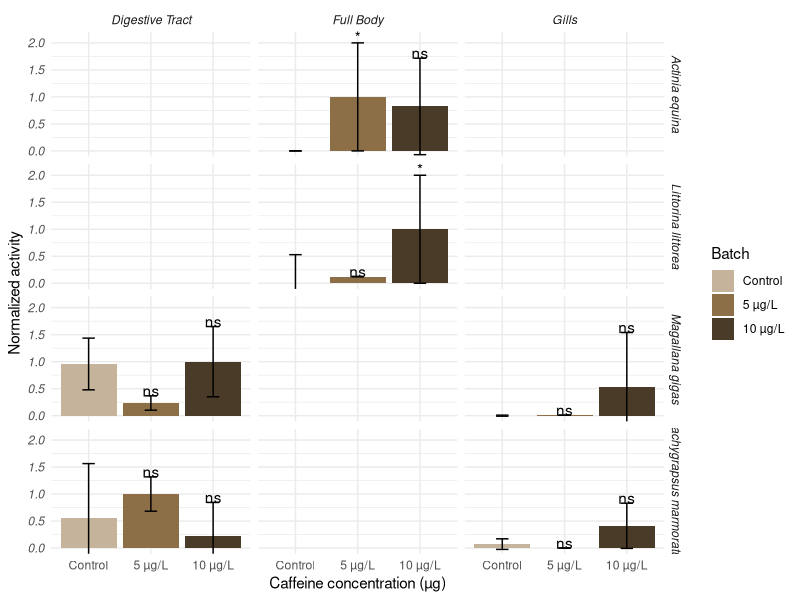
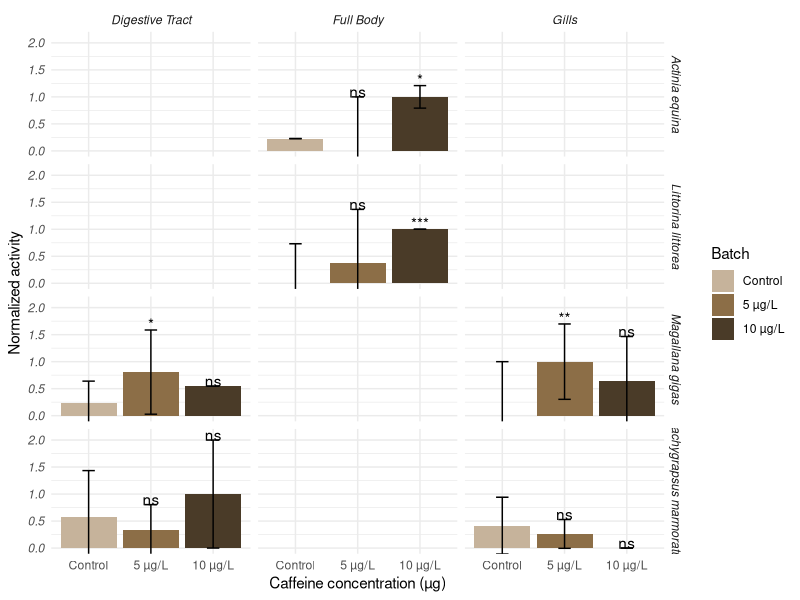
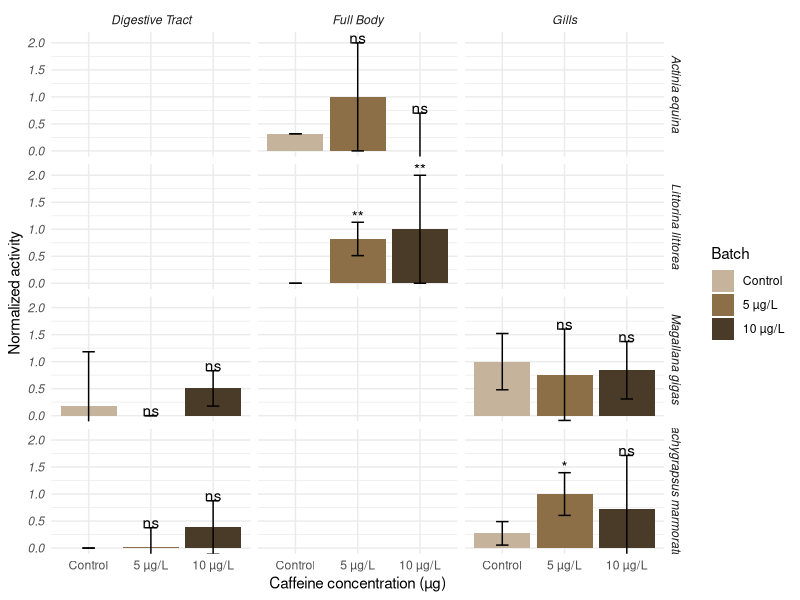
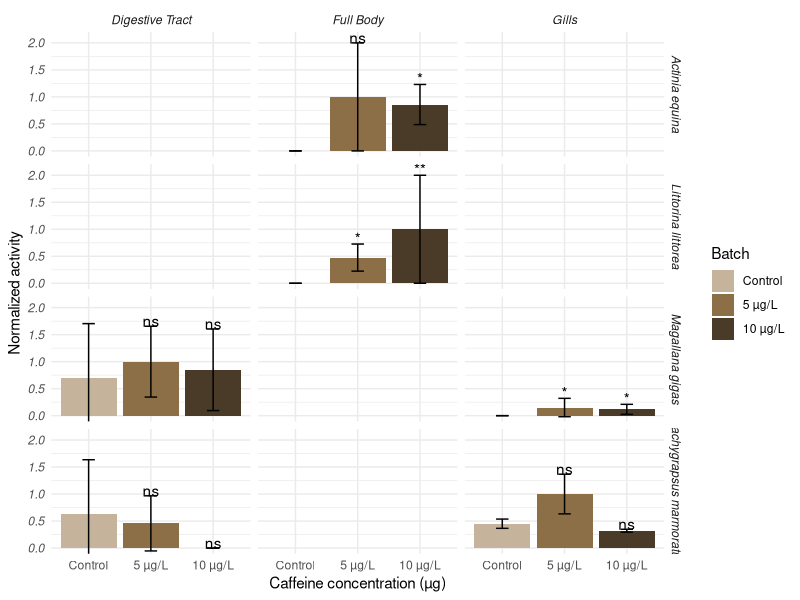
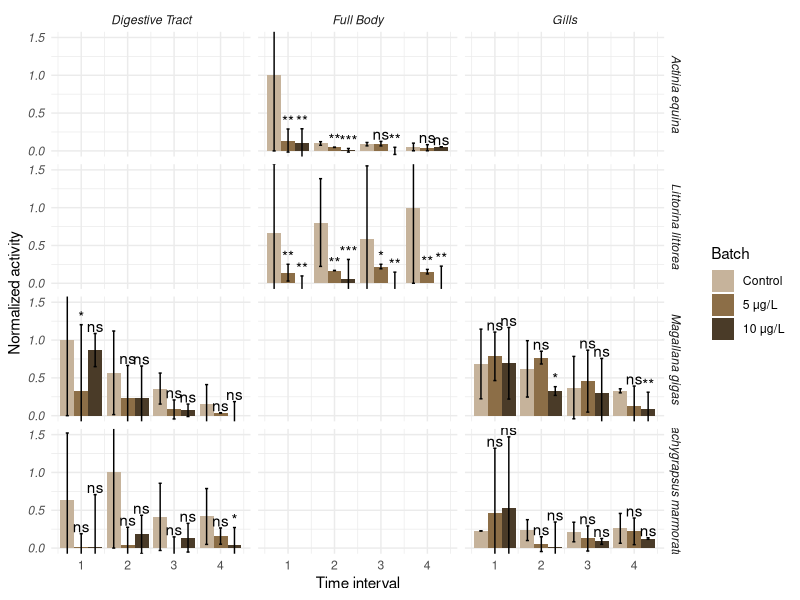

Source code (R) for these figures, in order:
## ---- chunk 1
knitr::opts_chunk$set(warning = FALSE, message = FALSE)
## ---- chunk 2
# Load the required packages
library(tidyverse)
library(ggplot2)
library(broom)
library(knitr)
library(readr)
library(ggpubr)
## ---- chunk 3
# Read the dataset
data <- read_csv("CAT.csv")

data_filtered <- data %>%
  filter(species %in% c("Pachygrapsus_marmoratus", "Magallana_gigas", "Littorina_littorea", "Actinia_equina"))

# Group values by batch, Species, tissues
# Then, calculate the mean value and standard deviation for each group

data_grouped <- data_filtered %>%
  group_by(batch, species, tissues) %>%
  summarise(mean_value = mean(CAT, na.rm = TRUE), 
            sd_value = sd(CAT, na.rm = TRUE), 
            .groups = "drop")

# Normalize mean_value and sd_value between 0 and 1 grouped by species.
data_grouped <- data_grouped %>%
  group_by(species) %>%
  mutate(normalized_value = (mean_value - min(mean_value, na.rm = TRUE)) / 
           (max(mean_value, na.rm = TRUE) - min(mean_value, na.rm = TRUE)),
         normalized_sd = (sd_value - min(sd_value, na.rm = TRUE)) / 
           (max(sd_value, na.rm = TRUE) - min(sd_value, na.rm = TRUE))) %>%
  ungroup()

# Perform Welch's t-test for each concentration against the control
test_results <- data %>%
  filter(batch != "ctrl") %>%
  group_by(batch, species, tissues) %>%
  summarise(test_result = if(n() >= 2) list(tidy(t.test(CAT, 
                                                        data[data$batch == "ctrl" & 
                                                               data$species == species & 
                                                               data$tissues == tissues, "CAT"], 
                                                        alternative = "two.sided"))) else NA, 
            .groups = "drop") %>%
  unnest(test_result)

# Join the datasets
data_final <- left_join(data_grouped, test_results, by = c("batch", "species", "tissues"))

# Function to convert p-values to asterisks
p_to_star <- function(p) {
  if (is.na(p)) return("")
  if (p < .001) return("***")
  if (p < .01) return("**")
  if (p < .05) return("*")
  return("ns")
}

# Apply the function to the p-values
data_final <- data_final %>%
  mutate(stars = sapply(p.value, p_to_star))

# Count the number of observations for each combination of species, tissue, batch
data_counts <- data %>%
  group_by(species, tissues, batch) %>%
  summarise(counts = n(), .groups = "drop")

# Define the colors
batch_colors <- c("ctrl" = "#C6B39B", "5ug/L" = "#8c6e47", "10ug/L" = "#4a3b28")
data_final$batch <- factor(data_final$batch, levels=c("ctrl", "5ug/L", "10ug/L"))

# New facet label names for species variable
supp.labs <- c("Pachygrapsus marmoratus", "Magallana gigas", "Littorina littorea", "Actinia equina")
names(supp.labs) <- c("Pachygrapsus_marmoratus", "Magallana_gigas", "Littorina_littorea", "Actinia_equina")

# Create the named vector for corrected tissue names
corrected_tissue_names <- c("gills" = "Gills", "digestive_tract" = "Digestive Tract", "full_body" = "Full Body")

# Create the plot
cat_plot <- ggplot(data_final, aes(x = batch, y = normalized_value, fill = factor(batch, levels=c("ctrl", "5ug/L", "10ug/L")))) + 
  geom_bar(stat = "identity", position = "dodge") +
  geom_errorbar(aes(ymin = normalized_value - normalized_sd, ymax = normalized_value + normalized_sd), width = 0.2, position = position_dodge(0.9)) +
  geom_text(aes(y = normalized_value + normalized_sd + 0.1, label = stars), vjust = 0.5, position = position_dodge(0.9)) +
  scale_fill_manual(values = batch_colors, name = "Batch", labels = c("Control", "5 µg/L", "10 µg/L")) +
  scale_x_discrete(labels = c("ctrl" = "Control", "5ug/L" = "5 µg/L", "10ug/L" = "10 µg/L")) +
  coord_cartesian(ylim = c(0, 2.1)) +
  facet_grid(species ~ tissues, labeller = labeller(
    species = as_labeller(supp.labs),
    tissues = as_labeller(corrected_tissue_names)  # Use the corrected tissue names here
  )) +
  labs(fill = "Batch", y = "Normalized activity", x = "Caffeine concentration (µg)") + # Update the y-axis label here
  theme_minimal() +
  theme(axis.title = element_text(face = "plain"),
        axis.text.y = element_text(face = "italic"),
        strip.text = element_text(face = "italic"))


# Select the necessary columns and print the table
data_final %>%
  filter(!(batch == "ctrl" & is.na(p.value))) %>%
  select(species, batch, tissues, mean_value, sd_value, p.value) %>%
  kable(format = "markdown")
## ---- chunk 4
# Display the plot
print(cat_plot)
## ---- chunk 5

# Read the dataset
data <- read_csv("MDA.csv")

data_filtered <- data %>%
  filter(species %in% c("Pachygrapsus_marmoratus", "Magallana_gigas", "Littorina_littorea", "Actinia_equina"))

# Group values by batch, Species, tissues
# Then, calculate the mean value and standard deviation for each group

data_grouped <- data_filtered %>%
  group_by(batch, species, tissues) %>%
  summarise(mean_value = mean(MDA, na.rm = TRUE), 
            sd_value = sd(MDA, na.rm = TRUE), 
            .groups = "drop")

# Normalize mean_value and sd_value between 0 and 1 grouped by species.
data_grouped <- data_grouped %>%
  group_by(species) %>%
  mutate(normalized_value = (mean_value - min(mean_value, na.rm = TRUE)) / 
           (max(mean_value, na.rm = TRUE) - min(mean_value, na.rm = TRUE)),
         normalized_sd = (sd_value - min(sd_value, na.rm = TRUE)) / 
           (max(sd_value, na.rm = TRUE) - min(sd_value, na.rm = TRUE))) %>%
  ungroup()

# Perform Welch's t-test for each concentration against the control
test_results <- data %>%
  filter(batch != "ctrl") %>%
  group_by(batch, species, tissues) %>%
  summarise(test_result = if(n() >= 2) list(tidy(t.test(MDA, 
                                                        data[data$batch == "ctrl" & 
                                                               data$species == species & 
                                                               data$tissues == tissues, "MDA"], 
                                                        alternative = "two.sided"))) else NA, 
            .groups = "drop") %>%
  unnest(test_result)

# Join the datasets
data_final <- left_join(data_grouped, test_results, by = c("batch", "species", "tissues"))

# Function to convert p-values to asterisks
p_to_star <- function(p) {
  if (is.na(p)) return("")
  if (p < .001) return("***")
  if (p < .01) return("**")
  if (p < .05) return("*")
  return("ns")
}

# Apply the function to the p-values
data_final <- data_final %>%
  mutate(stars = sapply(p.value, p_to_star))

# Count the number of observations for each combination of species, tissue, batch
data_counts <- data %>%
  group_by(species, tissues, batch) %>%
  summarise(counts = n(), .groups = "drop")

# Define the colors
batch_colors <- c("ctrl" = "#C6B39B", "5ug/L" = "#8c6e47", "10ug/L" = "#4a3b28")
data_final$batch <- factor(data_final$batch, levels=c("ctrl", "5ug/L", "10ug/L"))

# New facet label names for species variable
supp.labs <- c("Pachygrapsus marmoratus", "Magallana gigas", "Littorina littorea", "Actinia equina")
names(supp.labs) <- c("Pachygrapsus_marmoratus", "Magallana_gigas", "Littorina_littorea", "Actinia_equina")

# Create the named vector for corrected tissue names
corrected_tissue_names <- c("gills" = "Gills", "digestive_tract" = "Digestive Tract", "full_body" = "Full Body")

# Create the plot
mda_plot <- ggplot(data_final, aes(x = batch, y = normalized_value, fill = factor(batch, levels=c("ctrl", "5ug/L", "10ug/L")))) + 
  geom_bar(stat = "identity", position = "dodge") +
  geom_errorbar(aes(ymin = normalized_value - normalized_sd, ymax = normalized_value + normalized_sd), width = 0.2, position = position_dodge(0.9)) +
  geom_text(aes(y = normalized_value + normalized_sd + 0.1, label = stars), vjust = 0.5, position = position_dodge(0.9)) +
  scale_fill_manual(values = batch_colors, name = "Batch", labels = c("Control", "5 µg/L", "10 µg/L")) +
  scale_x_discrete(labels = c("ctrl" = "Control", "5ug/L" = "5 µg/L", "10ug/L" = "10 µg/L")) +
  coord_cartesian(ylim = c(0, 2.1)) +
  facet_grid(species ~ tissues, labeller = labeller(
    species = as_labeller(supp.labs),
    tissues = as_labeller(corrected_tissue_names)  # Use the corrected tissue names here
  )) +
  labs(fill = "Batch", y = "Normalized activity", x = "Caffeine concentration (µg)") + # Update the y-axis label here
  theme_minimal() +
  theme(axis.title = element_text(face = "plain"),
        axis.text.y = element_text(face = "italic"),
        strip.text = element_text(face = "italic"))


# Select the necessary columns and print the table
data_final %>%
  filter(!(batch == "ctrl" & is.na(p.value))) %>%
  select(species, batch, tissues, mean_value, sd_value, p.value) %>%
  kable(format = "markdown")
## ---- chunk 6
# Display the plot
print(mda_plot)
## ---- chunk 7

# Read the dataset
data <- read_csv("SOD.csv")

data_filtered <- data %>%
  filter(species %in% c("Pachygrapsus_marmoratus", "Magallana_gigas", "Littorina_littorea", "Actinia_equina"))

# Group values by batch, Species, tissues
# Then, calculate the mean value and standard deviation for each group

data_grouped <- data_filtered %>%
  group_by(batch, species, tissues) %>%
  summarise(mean_value = mean(SOD, na.rm = TRUE), 
            sd_value = sd(SOD, na.rm = TRUE), 
            .groups = "drop")

# Normalize mean_value and sd_value between 0 and 1 grouped by species.
data_grouped <- data_grouped %>%
  group_by(species) %>%
  mutate(normalized_value = (mean_value - min(mean_value, na.rm = TRUE)) / 
           (max(mean_value, na.rm = TRUE) - min(mean_value, na.rm = TRUE)),
         normalized_sd = (sd_value - min(sd_value, na.rm = TRUE)) / 
           (max(sd_value, na.rm = TRUE) - min(sd_value, na.rm = TRUE))) %>%
  ungroup()

# Perform Welch's t-test for each concentration against the control
test_results <- data %>%
  filter(batch != "ctrl") %>%
  group_by(batch, species, tissues) %>%
  summarise(test_result = if(n() >= 2) list(tidy(t.test(SOD, 
                                                        data[data$batch == "ctrl" & 
                                                               data$species == species & 
                                                               data$tissues == tissues, "SOD"], 
                                                        alternative = "two.sided"))) else NA, 
            .groups = "drop") %>%
  unnest(test_result)

# Join the datasets
data_final <- left_join(data_grouped, test_results, by = c("batch", "species", "tissues"))

# Function to convert p-values to asterisks
p_to_star <- function(p) {
  if (is.na(p)) return("")
  if (p < .001) return("***")
  if (p < .01) return("**")
  if (p < .05) return("*")
  return("ns")
}

# Apply the function to the p-values
data_final <- data_final %>%
  mutate(stars = sapply(p.value, p_to_star))

# Count the number of observations for each combination of species, tissue, batch
data_counts <- data %>%
  group_by(species, tissues, batch) %>%
  summarise(counts = n(), .groups = "drop")

# Define the colors
batch_colors <- c("ctrl" = "#C6B39B", "5ug/L" = "#8c6e47", "10ug/L" = "#4a3b28")
data_final$batch <- factor(data_final$batch, levels=c("ctrl", "5ug/L", "10ug/L"))

# New facet label names for species variable
supp.labs <- c("Pachygrapsus marmoratus", "Magallana gigas", "Littorina littorea", "Actinia equina")
names(supp.labs) <- c("Pachygrapsus_marmoratus", "Magallana_gigas", "Littorina_littorea", "Actinia_equina")

# Create the named vector for corrected tissue names
corrected_tissue_names <- c("gills" = "Gills", "digestive_tract" = "Digestive Tract", "full_body" = "Full Body")

# Create the plot
sod_plot <- ggplot(data_final, aes(x = batch, y = normalized_value, fill = factor(batch, levels=c("ctrl", "5ug/L", "10ug/L")))) + 
  geom_bar(stat = "identity", position = "dodge") +
  geom_errorbar(aes(ymin = normalized_value - normalized_sd, ymax = normalized_value + normalized_sd), width = 0.2, position = position_dodge(0.9)) +
  geom_text(aes(y = normalized_value + normalized_sd + 0.1, label = stars), vjust = 0.5, position = position_dodge(0.9)) +
  scale_fill_manual(values = batch_colors, name = "Batch", labels = c("Control", "5 µg/L", "10 µg/L")) +
  scale_x_discrete(labels = c("ctrl" = "Control", "5ug/L" = "5 µg/L", "10ug/L" = "10 µg/L")) +
  coord_cartesian(ylim = c(0, 2.1)) +
  facet_grid(species ~ tissues, labeller = labeller(
    species = as_labeller(supp.labs),
    tissues = as_labeller(corrected_tissue_names)  # Use the corrected tissue names here
  )) +
  labs(fill = "Batch", y = "Normalized activity", x = "Caffeine concentration (µg)") + # Update the y-axis label here
  theme_minimal() +
  theme(axis.title = element_text(face = "plain"),
        axis.text.y = element_text(face = "italic"),
        strip.text = element_text(face = "italic"))


# Select the necessary columns and print the table
data_final %>%
  filter(!(batch == "ctrl" & is.na(p.value))) %>%
  select(species, batch, tissues, mean_value, sd_value, p.value) %>%
  kable(format = "markdown")
## ---- chunk 8
# Display the plot
print(sod_plot)
## ---- chunk 9
# Read the dataset
data <- read_csv("GPX.csv")

data_filtered <- data %>%
  filter(species %in% c("Pachygrapsus_marmoratus", "Magallana_gigas", "Littorina_littorea", "Actinia_equina"))

# Group values by batch, Species, tissues
# Then, calculate the mean value and standard deviation for each group

data_grouped <- data_filtered %>%
  group_by(batch, species, tissues) %>%
  summarise(mean_value = mean(GPX, na.rm = TRUE), 
            sd_value = sd(GPX, na.rm = TRUE), 
            .groups = "drop")

# Normalize mean_value and sd_value between 0 and 1 grouped by species.
data_grouped <- data_grouped %>%
  group_by(species) %>%
  mutate(normalized_value = (mean_value - min(mean_value, na.rm = TRUE)) / 
           (max(mean_value, na.rm = TRUE) - min(mean_value, na.rm = TRUE)),
         normalized_sd = (sd_value - min(sd_value, na.rm = TRUE)) / 
           (max(sd_value, na.rm = TRUE) - min(sd_value, na.rm = TRUE))) %>%
  ungroup()

# Perform Welch's t-test for each concentration against the control
test_results <- data %>%
  filter(batch != "ctrl") %>%
  group_by(batch, species, tissues) %>%
  summarise(test_result = if(n() >= 2 && 
                             nrow(data[data$batch == "ctrl" & 
                                        data$species == species & 
                                        data$tissues == tissues,]) >= 2) 
                            list(tidy(t.test(GPX, 
                                             data[data$batch == "ctrl" & 
                                                  data$species == species & 
                                                  data$tissues == tissues, "GPX"], 
                                             alternative = "two.sided"))) else NA, 
            .groups = "drop") %>%
  unnest(test_result)

# Join the datasets
data_final <- left_join(data_grouped, test_results, by = c("batch", "species", "tissues"))

# Function to convert p-values to asterisks
p_to_star <- function(p) {
  if (is.na(p)) return("")
  if (p < .001) return("***")
  if (p < .01) return("**")
  if (p < .05) return("*")
  return("ns")
}

# Apply the function to the p-values
data_final <- data_final %>%
  mutate(stars = sapply(p.value, p_to_star))

# Count the number of observations for each combination of species, tissue, batch
data_counts <- data %>%
  group_by(species, tissues, batch) %>%
  summarise(counts = n(), .groups = "drop")

# Define the colors
batch_colors <- c("ctrl" = "#C6B39B", "5ug/L" = "#8c6e47", "10ug/L" = "#4a3b28")
data_final$batch <- factor(data_final$batch, levels=c("ctrl", "5ug/L", "10ug/L"))

# New facet label names for species variable
supp.labs <- c("Pachygrapsus marmoratus", "Magallana gigas", "Littorina littorea", "Actinia equina")
names(supp.labs) <- c("Pachygrapsus_marmoratus", "Magallana_gigas", "Littorina_littorea", "Actinia_equina")

# Create the named vector for corrected tissue names
corrected_tissue_names <- c("gills" = "Gills", "digestive_tract" = "Digestive Tract", "full_body" = "Full Body")

# Create the plot
gpx_plot <- ggplot(data_final, aes(x = batch, y = normalized_value, fill = factor(batch, levels=c("ctrl", "5ug/L", "10ug/L")))) + 
  geom_bar(stat = "identity", position = "dodge") +
  geom_errorbar(aes(ymin = normalized_value - normalized_sd, ymax = normalized_value + normalized_sd), width = 0.2, position = position_dodge(0.9)) +
  geom_text(aes(y = normalized_value + normalized_sd + 0.1, label = stars), vjust = 0.5, position = position_dodge(0.9)) +
  scale_fill_manual(values = batch_colors, name = "Batch", labels = c("Control", "5 µg/L", "10 µg/L")) +
  scale_x_discrete(labels = c("ctrl" = "Control", "5ug/L" = "5 µg/L", "10ug/L" = "10 µg/L")) +
  coord_cartesian(ylim = c(0, 2.1)) +
  facet_grid(species ~ tissues, labeller = labeller(
    species = as_labeller(supp.labs),
    tissues = as_labeller(corrected_tissue_names)  # Use the corrected tissue names here
  )) +
  labs(fill = "Batch", y = "Normalized activity", x = "Caffeine concentration (µg)") + # Update the y-axis label here
  theme_minimal() +
  theme(axis.title = element_text(face = "plain"),
        axis.text.y = element_text(face = "italic"),
        strip.text = element_text(face = "italic"))

  

# Select the necessary columns and print the table
data_final %>%
  filter(!(batch == "ctrl" & is.na(p.value))) %>%
  select(species, batch, tissues, mean_value, sd_value, p.value) %>%
  kable(format = "markdown")
## ---- chunk 10
# Display the plot
print(gpx_plot)
## ---- chunk 11
# Read the dataset
data <- read_csv("AChe_Tidy.csv")

data_filtered <- data %>%
  filter(Species %in% c("Pachygrapsus_marmoratus", "Magallana_gigas", "Litttorina_littorea", "Actinia_equina"))

# Group values by batch, Species, tissues
# Then, calculate the mean value and standard deviation for each group

data_grouped <- data_filtered %>%
  group_by(batch, Species, tissues, time) %>%
  summarise(mean_value = mean(value, na.rm = TRUE), 
            sd_value = sd(value, na.rm = TRUE), 
            .groups = "drop")

# Normalize mean_value and sd_value between 0 and 1 grouped by species.
data_grouped <- data_grouped %>%
  group_by(Species) %>%
  mutate(normalized_value = (mean_value - min(mean_value, na.rm = TRUE)) / 
           (max(mean_value, na.rm = TRUE) - min(mean_value, na.rm = TRUE)),
         normalized_sd = (sd_value - min(sd_value, na.rm = TRUE)) / 
           (max(sd_value, na.rm = TRUE) - min(sd_value, na.rm = TRUE))) %>%
  ungroup()

# Perform Welch's t-test for each time interval and concentration against the control
test_results <- data %>%
  filter(batch != "ctrl") %>%
  group_by(time, batch, Species, tissues) %>%
  summarise(test_result = if(n() >= 2) list(tidy(t.test(value, 
                                                        data[data$batch == "ctrl" & 
                                                               data$time == time & 
                                                               data$Species == Species & 
                                                               data$tissues == tissues, "value"], 
                                                        alternative = "two.sided"))) else NA, 
            .groups = "drop") %>%
  unnest(test_result)

# Join the datasets
data_final <- left_join(data_grouped, test_results, by = c("time", "batch", "Species", "tissues"))

# Function to convert p-values to asterisks
p_to_star <- function(p) {
  if (is.na(p)) return("")
  if (p < .001) return("***")
  if (p < .01) return("**")
  if (p < .05) return("*")
  return("ns")
}

# Apply the function to the p-values
data_final <- data_final %>%
  mutate(stars = sapply(p.value, p_to_star))

# Count the number of observations for each combination of species, tissue, batch, and time
data_counts <- data %>%
  group_by(Species, tissues, batch, time) %>%
  summarise(counts = n(), .groups = "drop")

# Define the colors
batch_colors <- c("ctrl" = "#C6B39B", "5ug/L" = "#8c6e47", "10ug/L" = "#4a3b28")
data_final$batch <- factor(data_final$batch, levels=c("ctrl", "5ug/L", "10ug/L"))

# New facet label names for species variable
supp.labs <- c("Pachygrapsus marmoratus","Littorina littorea", "Magallana gigas", "Actinia equina")
names(supp.labs) <- c("Pachygrapsus_marmoratus", "Litttorina_littorea", "Magallana_gigas" , "Actinia_equina")

# Create the named vector for corrected tissue names
corrected_tissue_names <- c("gills" = "Gills", "digestive_tract" = "Digestive Tract", "full_body" = "Full Body")

# Assuming `data_final` has all the necessary columns

ache_plot <- ggplot(data_final, aes(x = time, y = normalized_value, fill = factor(batch, levels=c("ctrl", "5ug/L", "10ug/L")))) +
  geom_bar(stat = "identity", position = "dodge") +
  geom_errorbar(aes(ymin = normalized_value - normalized_sd, ymax = normalized_value + normalized_sd), 
                width = 0.2, 
                position = position_dodge(0.9)) +
  geom_text(aes(y = normalized_value + normalized_sd + 0.1, label = stars), 
            vjust = 0.5, 
            position = position_dodge(0.9)) +
  scale_fill_manual(values = batch_colors, 
                    name = "Batch", 
                    labels = c("Control", "5 μg/L", "10 μg/L")) +
  coord_cartesian(ylim = c(0, 1.5)) +
  xlab("Time interval") +
  ylab("Normalized activity") +
  facet_grid(Species ~ tissues, labeller = labeller(
    Species = as_labeller(supp.labs),
    tissues = as_labeller(corrected_tissue_names)  # Use the corrected tissue names here
  )) +
  theme_minimal() +
  theme(axis.title = element_text(face = "plain"),
        axis.text.y = element_text(face = "italic"),
        strip.text = element_text(face = "italic"))

# Select the necessary columns and print the table
data_final %>%
  filter(!(batch == "ctrl" & is.na(p.value))) %>%
  select(Species, time, batch, tissues, mean_value, sd_value, p.value) %>%
  kable(format = "markdown")

## ---- chunk 12
        
# Display the plot
print(ache_plot)

## ---- chunk 13

# Data
species_data <- data.frame(
  species = c('Pachygrapsus_marmoratus', 'Actinia_equina', 'Littorina_littorea', 'Magallana_gigas'),
  Site = c('Noirmoutier (pl vieil)', 'Donville_sur_mer', 'Baie_de_Seine', 'Oleron'),
  Lattitude = c(47.025048, 48.852602, 49.28930694358334, 45.95871920000627),
  Longitude = c(-2.249286, -1.583802, -0.17887356917140615, -1.2413988073594615)
)

# Print the table in LaTeX format using kable
kable(species_data, format = "markdown", booktabs = TRUE)
